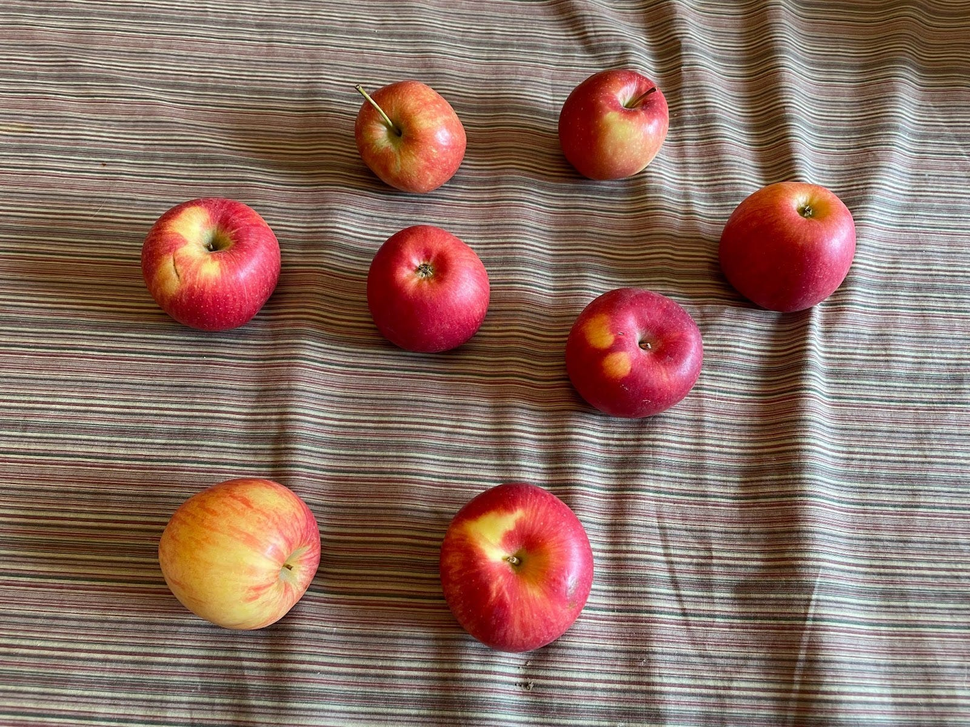
#> input picture HOMEWORK/count_apples/apples.png, 970 x 727 px, shrunk from 1600 x 1200 before the run
$ jupyter execute mask_experiment.ipynb
#> lines starting #> are read from the running program, lines starting #| are printed output that depends on the picture
[cell 1]
import cv2
import numpy as np
import matplotlib.pyplot as plt

[cell 2]
image = cv2.imread("apples.png")
#> image is the input picture: shape (727, 970, 3); mean B, G, R 98.1, 109.6, 139.2
hsv_image = cv2.cvtColor(image, cv2.COLOR_BGR2HSV)
#> hsv_image: shape (727, 970, 3); mean H, S, V 37.8, 88.3, 140
# here we define the values of hue, saturation and value ranges to experiment with
hue_range = [(0, 10), (0, 20), (170, 180)]
saturation_range = [50, 100, 125, 150]
value_range = [50, 100, 125, 150]
results = []
# here we perform a grid search like to determine the ebst values for upper and lower bounds for
# the filter ( filtre passe bande )
for h in hue_range:
    for s in saturation_range:
        for v in value_range:
            lower_bound = np.array([h[0], s, v])
            upper_bound = np.array([h[1], 255, 255])
            mask = cv2.inRange(hsv_image, lower_bound, upper_bound)
            # we apply opening and clolsing to see the best results
            kernel = np.ones((5, 5), np.uint8)
            mask = cv2.morphologyEx(mask, cv2.MORPH_OPEN, kernel)
            mask = cv2.morphologyEx(mask, cv2.MORPH_CLOSE, kernel)
            results.append((lower_bound, upper_bound, mask))
#> after the loop, results = 48 items

[cell 3]
# visualization
num_plots = len(results)
#> num_plots = 48
num_cols = 4
num_rows = (num_plots // num_cols) + (num_plots % num_cols != 0)
#> num_rows = 12
plt.figure(figsize=(20, num_rows * 5))
for i, (lower_bound, upper_bound, mask) in enumerate(results):
    plt.subplot(num_rows, num_cols, i + 1)
    plt.title(f"Lower: {lower_bound}\nUpper: {upper_bound}")
    plt.axis("off")
    plt.imshow(mask, cmap="gray")
#> this loop made 48 passes
#> (lower_bound, upper_bound) on passes 1 to 12: ([0, 50, 50], [10, 255, 255]), ([0, 50, 100], [10, 255, 255]), ([0, 50, 125], [10, 255, 255]), ([0, 50, 150], [10, 255, 255]), ([0, 100, 50], [10, 255, 255]), ([0, 100, 100], [10, 255, 255]), ([0, 100, 125], [10, 255, 255]), ([0, 100, 150], [10, 255, 255]), ([0, 125, 50], [10, 255, 255]), ([0, 125, 100], [10, 255, 255]), ([0, 125, 125], [10, 255, 255]), ([0, 125, 150], [10, 255, 255])

plt.tight_layout()
plt.show()
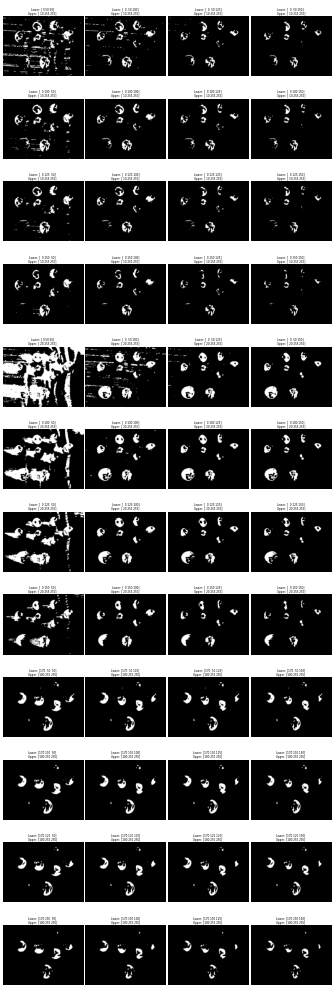
#> figure drawn by matplotlib, 48 panels
